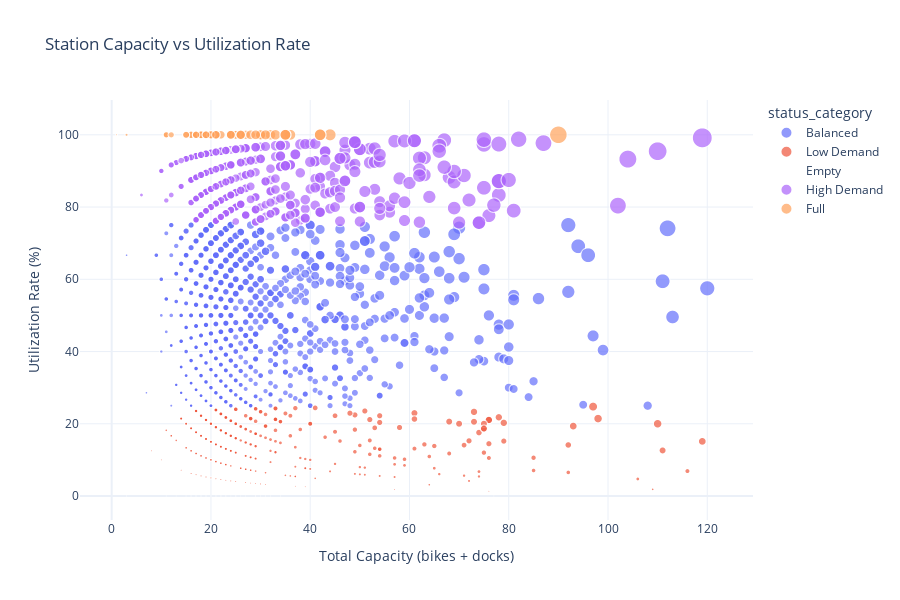

This figure's notebook cell:
### Markdown cell above
## 9. Capacity vs Utilization Analysis

### Code cell
# Scatter plot: Capacity vs Utilization
fig = px.scatter(
    df_active,
    x='total_capacity',
    y='utilization',
    color='status_category',
    size='bikes_available',
    hover_name='name',
    hover_data={'bikes_available': True, 'docks_available': True},
    title='Station Capacity vs Utilization Rate',
    labels={
        'total_capacity': 'Total Capacity (bikes + docks)',
        'utilization': 'Utilization Rate (%)'
    },
    height=600
)

fig.update_layout(showlegend=True)
fig.show()

# Calculate correlation
correlation = df_active['total_capacity'].corr(df_active['utilization'])
print(f"\n📊 Correlation between Capacity and Utilization: {correlation:.3f}")

if abs(correlation) < 0.3:
    print("   → Weak correlation: Capacity doesn't strongly affect utilization")
elif abs(correlation) < 0.7:
    print("   → Moderate correlation: Some relationship between capacity and utilization")
else:
    print("   → Strong correlation: Capacity significantly affects utilization")

### Figure 1 — Plotly figure (JSON) as saved in the notebook; plotly's stock layout.template omitted (floating-point values rounded to 4 significant figures; data arrays with more than 128 entries replaced by an {"elided": "..."} marker saying what was removed)
{"data": [{"customdata": {"elided": "1137x2 int values"}, "hovertemplate": "<b>%{hovertext}</b><br><br>status_category=Balanced<br>Total Capacity (bikes + docks)=%{x}<br>Utilization Rate (%)=%{y}<br>bikes_available=%{customdata[0]}<br>docks_available=%{customdata[1]}<extra></extra>", "hovertext": {"elided": "1137 str values"}, "legendgroup": "Balanced", "marker": {"color": "#636efa", "size": {"elided": "1137 int values"}, "sizemode": "area", "sizeref": 0.295, "symbol": "circle"}, "mode": "markers", "name": "Balanced", "showlegend": true, "type": "scattergl", "x": {"elided": "1137 int values"}, "xaxis": "x", "y": {"elided": "1137 float values"}, "yaxis": "y"}, {"customdata": {"elided": "548x2 int values"}, "hovertemplate": "<b>%{hovertext}</b><br><br>status_category=Low Demand<br>Total Capacity (bikes + docks)=%{x}<br>Utilization Rate (%)=%{y}<br>bikes_available=%{customdata[0]}<br>docks_available=%{customdata[1]}<extra></extra>", "hovertext": {"elided": "548 str values"}, "legendgroup": "Low Demand", "marker": {"color": "#EF553B", "size": {"elided": "548 int values"}, "sizemode": "area", "sizeref": 0.295, "symbol": "circle"}, "mode": "markers", "name": "Low Demand", "showlegend": true, "type": "scattergl", "x": {"elided": "548 int values"}, "xaxis": "x", "y": {"elided": "548 float values"}, "yaxis": "y"}, {"customdata": [[0, 19], [0, 19], [0, 17], [0, 25], [0, 29], [0, 26], [0, 23], [0, 23], [0, 27], [0, 25], [0, 77], [0, 19], [0, 16], [0, 29], [0, 22], [0, 21], [0, 22], [0, 18], [0, 19], [0, 23], [0, 21], [0, 20], [0, 16], [0, 20], [0, 17], [0, 17], [0, 18], [0, 31], [0, 19], [0, 22], [0, 16], [0, 19], [0, 3], [0, 24], [0, 16], [0, 29], [0, 32], [0, 13], [0, 17], [0, 17], [0, 18], [0, 20], [0, 23], [0, 17], [0, 23], [0, 19], [0, 25], [0, 22], [0, 19], [0, 18], [0, 18], [0, 20], [0, 25], [0, 20], [0, 18], [0, 30], [0, 18], [0, 34], [0, 20], [0, 20], [0, 15], [0, 11]], "hovertemplate": "<b>%{hovertext}</b><br><br>status_category=Empty<br>Total Capacity (bikes + docks)=%{x}<br>Utilization Rate (%)=%{y}<br>bikes_available=%{customdata[0]}<br>docks_available=%{customdata[1]}<extra></extra>", "hovertext": ["E Mosholu Pkwy & Van Cortlandt Ave E", "Woodward Ave & Harman St", "Bailey Ave & Sedgwick Ave", "Broadway & W 138 St", "Amsterdam Ave & W 119 St", "Amsterdam Ave & W 156 St", "Cooper Ave & 65 Pl", "Bedford Park Blvd & Paul Ave", "W 50 St & 9 Ave", "President St & Nostrand Ave", "Riverside Dr & W 78 St", "52 St & 6 Ave", "Cauldwell Ave & E 158 St", "Convent Ave & W 135 St", "W 148 St & Amsterdam Ave", "Audubon Ave & W 192 St", "St Nicholas Terrace & Convent Ave", "New York Ave & Montgomery St", "Goulden Ave & W 197 St", "Adam Clayton Powell Blvd & W 141 St", "23 Rd & 31 St", "Boston Rd & E 167 St", "Faile St & Garrison Ave", "W 145 St & Amsterdam Ave", "Franklin Ave & E 169 St", "Morris Ave & McClellan St", "Tompkins Ave & Hopkins St", "3 Ave & E 72 St", "Hamilton Pl & W 140 St", "Wadsworth Ave & W 175 St", "Jefferson Ave & Evergreen Ave", "Malcolm X Blvd & DeKalb Ave", "Degraw St & 3 Ave", "Grand Concourse & E 171 St", "Prospect Ave & E 167 St", "84 St & Roosevelt Ave", "Suydam St & Broadway", "Clinton St & Grand St", "Union Ave & E 169 St", "Greene Ave & Throop Ave", "51 St & Queens Blvd", "Lexington Ave & Stuyvesant Ave", "Amsterdam Ave & W 167 St", "Grand Concourse & E 156 St", "Jerome Ave & E Mosholu Pkwy S", "Woodside Ave & 69 St", "W 146 St & Broadway", "E 163 St & Union Ave", "Amsterdam Ave & W 189 St", "Crown St & Rogers Ave", "Charlotte St & Boston Rd", "Audubon Ave & Fort George Ave", "41 Ave & 80 St", "23 Ave & 27 St", "Macombs Rd & Featherbed Ln", "Eastern Pkwy & Washington Ave", "W 159 St & Edgecombe Ave", "W Mosholu Pkwy S & Sedgwick Ave", "Webb Ave & W 190 St", "Jerome Ave & W 184 St", "Van Nostrand Ave & Ocean Ave", "Danforth Ave & JFK Blvd"], "legendgroup": "Empty", "marker": {"color": "#00cc96", "size": [0, 0, 0, 0, 0, 0, 0, 0, 0, 0, 0, 0, 0, 0, 0, 0, 0, 0, 0, 0, 0, 0, 0, 0, 0, 0, 0, 0, 0, 0, 0, 0, 0, 0, 0, 0, 0, 0, 0, 0, 0, 0, 0, 0, 0, 0, 0, 0, 0, 0, 0, 0, 0, 0, 0, 0, 0, 0, 0, 0, 0, 0], "sizemode": "area", "sizeref": 0.295, "symbol": "circle"}, "mode": "markers", "name": "Empty", "showlegend": true, "type": "scattergl", "x": [19, 19, 17, 25, 29, 26, 23, 23, 27, 25, 77, 19, 16, 29, 22, 21, 22, 18, 19, 23, 21, 20, 16, 20, 17, 17, 18, 31, 19, 22, 16, 19, 3, 24, 16, 29, 32, 13, 17, 17, 18, 20, 23, 17, 23, 19, 25, 22, 19, 18, 18, 20, 25, 20, 18, 30, 18, 34, 20, 20, 15, 11], "xaxis": "x", "y": [0, 0, 0, 0, 0, 0, 0, 0, 0, 0, 0, 0, 0, 0, 0, 0, 0, 0, 0, 0, 0, 0, 0, 0, 0, 0, 0, 0, 0, 0, 0, 0, 0, 0, 0, 0, 0, 0, 0, 0, 0, 0, 0, 0, 0, 0, 0, 0, 0, 0, 0, 0, 0, 0, 0, 0, 0, 0, 0, 0, 0, 0], "yaxis": "y"}, {"customdata": {"elided": "459x2 int values"}, "hovertemplate": "<b>%{hovertext}</b><br><br>status_category=High Demand<br>Total Capacity (bikes + docks)=%{x}<br>Utilization Rate (%)=%{y}<br>bikes_available=%{customdata[0]}<br>docks_available=%{customdata[1]}<extra></extra>", "hovertext": {"elided": "459 str values"}, "legendgroup": "High Demand", "marker": {"color": "#ab63fa", "size": {"elided": "459 int values"}, "sizemode": "area", "sizeref": 0.295, "symbol": "circle"}, "mode": "markers", "name": "High Demand", "showlegend": true, "type": "scattergl", "x": {"elided": "459 int values"}, "xaxis": "x", "y": {"elided": "459 float values"}, "yaxis": "y"}, {"customdata": [[44, 0], [21, 0], [32, 0], [25, 0], [20, 0], [20, 0], [18, 0], [30, 0], [21, 0], [16, 0], [21, 0], [18, 0], [21, 0], [36, 0], [18, 0], [42, 0], [42, 0], [26, 0], [30, 0], [24, 0], [31, 0], [16, 0], [11, 0], [90, 0], [27, 0], [19, 0], [11, 0], [25, 0], [1, 0], [18, 0], [19, 0], [15, 0], [19, 0], [24, 0], [19, 0], [17, 0], [12, 0], [26, 0], [17, 0], [20, 0], [19, 0], [26, 0], [17, 0], [18, 0], [22, 0], [35, 0], [17, 0], [33, 0], [1, 0], [35, 0], [21, 0], [35, 0], [20, 0], [28, 0], [19, 0], [3, 0], [15, 0], [20, 0], [21, 0], [19, 0], [24, 0], [29, 0]], "hovertemplate": "<b>%{hovertext}</b><br><br>status_category=Full<br>Total Capacity (bikes + docks)=%{x}<br>Utilization Rate (%)=%{y}<br>bikes_available=%{customdata[0]}<br>docks_available=%{customdata[1]}<extra></extra>", "hovertext": ["Washington Pl & Greene St", "63 St & Borden Ave", "Coffey St & Conover St", "E 95 St & 3 Ave", "Brooklyn Ave & Beverley Rd", "Webster Ave & Ford St", "53 Ave & 62 St", "South St & Broad St", "New York Ave & Snyder Ave", "Dyckman St & Staff St", "26 Ave & 2 St", "60 Ave & Otis Ave", "4 Ave & 85 St", "Harrison St & Hudson St", "56 Dr & 59 St", "W 35 St & 8 Ave", "E 94 St & Madison Ave", "16 St & 4 Ave", "E 8 St & Caton Ave", "Ocean Pkwy & Church Ave", "40 St & 3 Ave", "34 St & 5 Ave", "E 8 St & Beverley Rd", "8 Ave & W 31 St", "Suydam St & Knickerbocker Ave", "88 St & Astoria Blvd", "Shore Rd & 97 St", "E 123 St & Lexington Ave", "Ave A & E 14 St", "E Tremont Ave & Jerome Ave", "99 St & 50 Ave", "Maurice Ave & 53 Dr", "21 St & 21 Ave", "47 Ave & 109 St", "Grand Ave & Remsen Pl", "Academy St & Nagle Ave", "Frederick Douglass Blvd & W 115 St", "Irving Ave & DeKalb Ave", "Woodside Ave & Roosevelt Ave", "Irving Ave & Harman St", "Harrison Pl & Porter Ave", "57 St & 1 Ave", "W 204 St & Nagle Ave", "E 128 St & 3 Ave", "W 230 St & Marble Hill Ave", "Lispenard St & Broadway", "Tyler Ave & Maurice Ave", "5 Ave & E 72 St", "Forsyth St & Broome St", "Barclay St & Church St", "72 St & 31 Ave", "44 Dr & 21 St", "56 Ave & Junction Blvd", "61 St & 39 Ave", "St Ann's Ave & E 144 St", "Menahan St & Onderdonk Ave", "E 158 St & Melrose Ave", "Flatbush Ave & Lincoln Rd", "Wyckoff Ave & Stanhope St", "Colonial Rd & 68 St", "Jefferson St & Cypress Ave", "Exchange Pl"], "legendgroup": "Full", "marker": {"color": "#FFA15A", "size": [44, 21, 32, 25, 20, 20, 18, 30, 21, 16, 21, 18, 21, 36, 18, 42, 42, 26, 30, 24, 31, 16, 11, 90, 27, 19, 11, 25, 1, 18, 19, 15, 19, 24, 19, 17, 12, 26, 17, 20, 19, 26, 17, 18, 22, 35, 17, 33, 1, 35, 21, 35, 20, 28, 19, 3, 15, 20, 21, 19, 24, 29], "sizemode": "area", "sizeref": 0.295, "symbol": "circle"}, "mode": "markers", "name": "Full", "showlegend": true, "type": "scattergl", "x": [44, 21, 32, 25, 20, 20, 18, 30, 21, 16, 21, 18, 21, 36, 18, 42, 42, 26, 30, 24, 31, 16, 11, 90, 27, 19, 11, 25, 1, 18, 19, 15, 19, 24, 19, 17, 12, 26, 17, 20, 19, 26, 17, 18, 22, 35, 17, 33, 1, 35, 21, 35, 20, 28, 19, 3, 15, 20, 21, 19, 24, 29], "xaxis": "x", "y": [100, 100, 100, 100, 100, 100, 100, 100, 100, 100, 100, 100, 100, 100, 100, 100, 100, 100, 100, 100, 100, 100, 100, 100, 100, 100, 100, 100, 100, 100, 100, 100, 100, 100, 100, 100, 100, 100, 100, 100, 100, 100, 100, 100, 100, 100, 100, 100, 100, 100, 100, 100, 100, 100, 100, 100, 100, 100, 100, 100, 100, 100], "yaxis": "y"}], "layout": {"height": 600, "legend": {"itemsizing": "constant", "title": {"text": "status_category"}, "tracegroupgap": 0}, "showlegend": true, "title": {"text": "Station Capacity vs Utilization Rate"}, "xaxis": {"anchor": "y", "domain": [0, 1], "title": {"text": "Total Capacity (bikes + docks)"}}, "yaxis": {"anchor": "x", "domain": [0, 1], "title": {"text": "Utilization Rate (%)"}}}}
